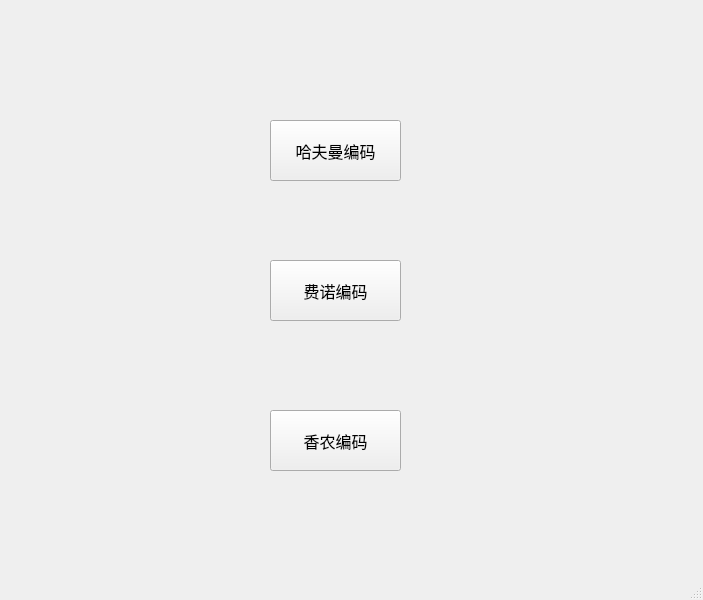
<?xml version="1.0" encoding="UTF-8"?>
<ui version="4.0">
 <class>MainWindow</class>
 <widget class="QMainWindow" name="MainWindow">
  <property name="geometry">
   <rect>
    <x>0</x>
    <y>0</y>
    <width>703</width>
    <height>600</height>
   </rect>
  </property>
  <property name="windowTitle">
   <string>信息论课程设计</string>
  </property>
  <widget class="QWidget" name="centralwidget">
   <widget class="QPushButton" name="pushButton">
    <property name="geometry">
     <rect>
      <x>270</x>
      <y>120</y>
      <width>131</width>
      <height>61</height>
     </rect>
    </property>
    <property name="font">
     <font>
      <family>Arial</family>
      <pointsize>12</pointsize>
     </font>
    </property>
    <property name="text">
     <string>哈夫曼编码</string>
    </property>
   </widget>
   <widget class="QPushButton" name="pushButton_2">
    <property name="geometry">
     <rect>
      <x>270</x>
      <y>260</y>
      <width>131</width>
      <height>61</height>
     </rect>
    </property>
    <property name="font">
     <font>
      <family>Arial</family>
      <pointsize>12</pointsize>
     </font>
    </property>
    <property name="text">
     <string>费诺编码</string>
    </property>
   </widget>
   <widget class="QPushButton" name="pushButton_3">
    <property name="geometry">
     <rect>
      <x>270</x>
      <y>410</y>
      <width>131</width>
      <height>61</height>
     </rect>
    </property>
    <property name="font">
     <font>
      <family>Arial</family>
      <pointsize>12</pointsize>
     </font>
    </property>
    <property name="text">
     <string>香农编码</string>
    </property>
   </widget>
  </widget>
  <widget class="QMenuBar" name="menubar">
   <property name="geometry">
    <rect>
     <x>0</x>
     <y>0</y>
     <width>703</width>
     <height>23</height>
    </rect>
   </property>
  </widget>
  <widget class="QStatusBar" name="statusbar"/>
 </widget>
 <resources/>
 <connections/>
</ui>
